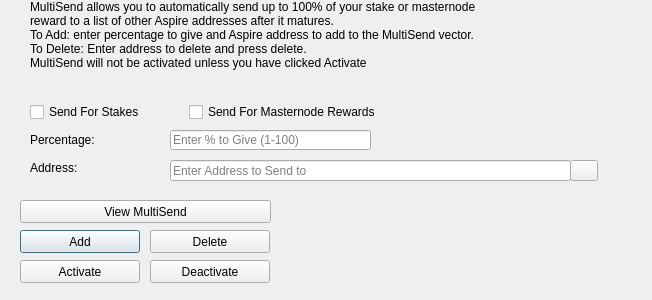
<?xml version="1.0" encoding="UTF-8"?>
<ui version="4.0">
 <class>MultiSendDialog</class>
 <widget class="QDialog" name="MultiSendDialog">
  <property name="windowModality">
   <enum>Qt::NonModal</enum>
  </property>
  <property name="geometry">
   <rect>
    <x>0</x>
    <y>0</y>
    <width>652</width>
    <height>300</height>
   </rect>
  </property>
  <property name="windowTitle">
   <string>MultiSend</string>
  </property>
  <widget class="QLineEdit" name="multiSendPercentEdit">
   <property name="geometry">
    <rect>
     <x>170</x>
     <y>130</y>
     <width>201</width>
     <height>20</height>
    </rect>
   </property>
   <property name="toolTip">
    <string>Enter whole numbers 1 - 100</string>
   </property>
   <property name="placeholderText">
    <string>Enter % to Give (1-100)</string>
   </property>
  </widget>
  <widget class="QLineEdit" name="multiSendAddressEdit">
   <property name="geometry">
    <rect>
     <x>170</x>
     <y>160</y>
     <width>401</width>
     <height>21</height>
    </rect>
   </property>
   <property name="toolTip">
    <string/>
   </property>
   <property name="placeholderText">
    <string>Enter Address to Send to</string>
   </property>
  </widget>
  <widget class="QLabel" name="label_2">
   <property name="geometry">
    <rect>
     <x>30</x>
     <y>0</y>
     <width>451</width>
     <height>121</height>
    </rect>
   </property>
   <property name="lineWidth">
    <number>1</number>
   </property>
   <property name="text">
    <string>MultiSend allows you to automatically send up to 100% of your stake or masternode reward to a list of other Aspire addresses after it matures.
To Add: enter percentage to give and Aspire address to add to the MultiSend vector.
To Delete: Enter address to delete and press delete.
MultiSend will not be activated unless you have clicked Activate</string>
   </property>
   <property name="alignment">
    <set>Qt::AlignLeading|Qt::AlignLeft|Qt::AlignTop</set>
   </property>
   <property name="wordWrap">
    <bool>true</bool>
   </property>
  </widget>
  <widget class="QLabel" name="message">
   <property name="geometry">
    <rect>
     <x>290</x>
     <y>200</y>
     <width>351</width>
     <height>91</height>
    </rect>
   </property>
   <property name="text">
    <string/>
   </property>
  </widget>
  <widget class="QPushButton" name="addButton">
   <property name="geometry">
    <rect>
     <x>20</x>
     <y>230</y>
     <width>120</width>
     <height>23</height>
    </rect>
   </property>
   <property name="toolTip">
    <string/>
   </property>
   <property name="statusTip">
    <string>Add to MultiSend Vector</string>
   </property>
   <property name="text">
    <string>Add</string>
   </property>
  </widget>
  <widget class="QPushButton" name="disableButton">
   <property name="geometry">
    <rect>
     <x>150</x>
     <y>260</y>
     <width>120</width>
     <height>23</height>
    </rect>
   </property>
   <property name="statusTip">
    <string>Deactivate MultiSend</string>
   </property>
   <property name="text">
    <string>Deactivate</string>
   </property>
  </widget>
  <widget class="QPushButton" name="addressBookButton">
   <property name="geometry">
    <rect>
     <x>570</x>
     <y>160</y>
     <width>28</width>
     <height>21</height>
    </rect>
   </property>
   <property name="toolTip">
    <string>Choose an address from the address book</string>
   </property>
   <property name="text">
    <string/>
   </property>
   <property name="icon">
    <iconset resource="../aspire.qrc">
     <normaloff>:/icons/address-book</normaloff>:/icons/address-book</iconset>
   </property>
   <property name="shortcut">
    <string>Alt+A</string>
   </property>
   <property name="autoDefault">
    <bool>false</bool>
   </property>
  </widget>
  <widget class="QLabel" name="label">
   <property name="geometry">
    <rect>
     <x>30</x>
     <y>130</y>
     <width>121</width>
     <height>20</height>
    </rect>
   </property>
   <property name="toolTip">
    <string>Percentage of stake to send</string>
   </property>
   <property name="text">
    <string>Percentage:</string>
   </property>
  </widget>
  <widget class="QLabel" name="label_5">
   <property name="geometry">
    <rect>
     <x>30</x>
     <y>160</y>
     <width>111</width>
     <height>16</height>
    </rect>
   </property>
   <property name="toolTip">
    <string>Address to send portion of stake to</string>
   </property>
   <property name="text">
    <string>Address:</string>
   </property>
  </widget>
  <widget class="QPushButton" name="deleteButton">
   <property name="geometry">
    <rect>
     <x>150</x>
     <y>230</y>
     <width>120</width>
     <height>23</height>
    </rect>
   </property>
   <property name="toolTip">
    <string/>
   </property>
   <property name="statusTip">
    <string>Delete Address From MultiSend Vector</string>
   </property>
   <property name="text">
    <string>Delete</string>
   </property>
  </widget>
  <widget class="QPushButton" name="activateButton">
   <property name="geometry">
    <rect>
     <x>20</x>
     <y>260</y>
     <width>120</width>
     <height>23</height>
    </rect>
   </property>
   <property name="statusTip">
    <string>Activate MultiSend</string>
   </property>
   <property name="text">
    <string>Activate</string>
   </property>
  </widget>
  <widget class="QPushButton" name="viewButton">
   <property name="geometry">
    <rect>
     <x>20</x>
     <y>200</y>
     <width>251</width>
     <height>23</height>
    </rect>
   </property>
   <property name="toolTip">
    <string/>
   </property>
   <property name="statusTip">
    <string>View MultiSend Vector</string>
   </property>
   <property name="text">
    <string>View MultiSend</string>
   </property>
  </widget>
  <widget class="QWidget" name="horizontalLayoutWidget">
   <property name="geometry">
    <rect>
     <x>30</x>
     <y>100</y>
     <width>351</width>
     <height>24</height>
    </rect>
   </property>
   <layout class="QHBoxLayout" name="horizontalLayout">
    <item>
     <widget class="QCheckBox" name="multiSendStakeCheckBox">
      <property name="text">
       <string>Send For Stakes</string>
      </property>
     </widget>
    </item>
    <item>
     <widget class="QCheckBox" name="multiSendMasternodeCheckBox">
      <property name="text">
       <string>Send For Masternode Rewards</string>
      </property>
     </widget>
    </item>
   </layout>
  </widget>
 </widget>
 <resources>
  <include location="../aspire.qrc"/>
 </resources>
 <connections/>
</ui>
